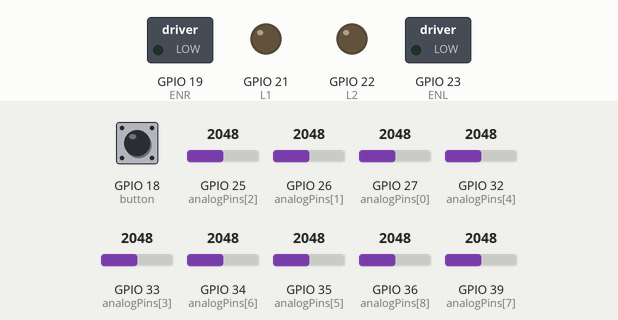
Bench run of a sketch on a simulated ESP32. Shown: switched loads named in the sketch (green lamp = pin HIGH), output pins drawn as LEDs (lit = HIGH). Inputs (shaded band) come from the test bench; at power-on: GPIO 18 (button) HIGH, GPIO 25 (analogPins[2]) = 2048, GPIO 34 (analogPins[6]) = 2048, GPIO 35 (analogPins[5]) = 2048, GPIO 26 (analogPins[1]) = 2048, GPIO 27 (analogPins[0]) = 2048, GPIO 32 (analogPins[4]) = 2048, GPIO 33 (analogPins[3]) = 2048, GPIO 36 (analogPins[8]) = 2048, GPIO 39 (analogPins[7]) = 2048. Pins used as bus, display or sensor lines are not drawn; what the sketch prints to the serial monitor is not drawn.

Above: at 1.2 s.
1.3 s: GPIO 18 (button) pulled LOW for 1 s
At 3.4 s:
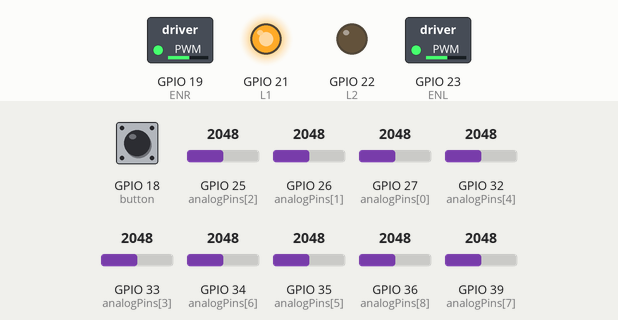
4.0 s: GPIO 25 (analogPins[2]) set to 1816
5.5 s: GPIO 25 (analogPins[2]) set to 1685
At 6.7 s:
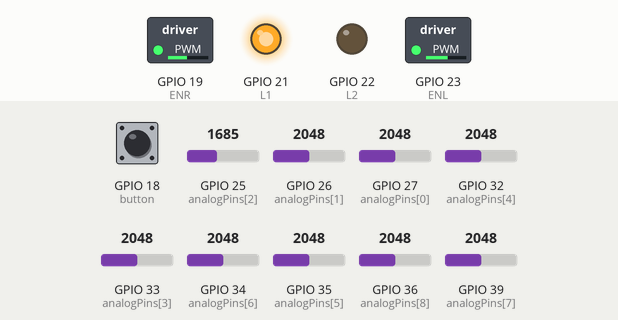
7.0 s: GPIO 34 (analogPins[6]) set to 1777
8.5 s: GPIO 34 (analogPins[6]) set to 1679
At 9.1 s:
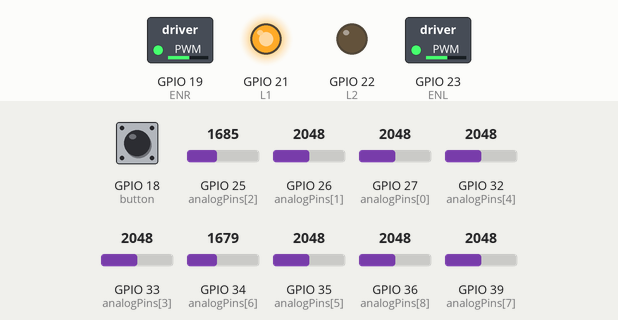
10.0 s: GPIO 35 (analogPins[5]) set to 1791
11.5 s: GPIO 35 (analogPins[5]) set to 1700
At 12.1 s:
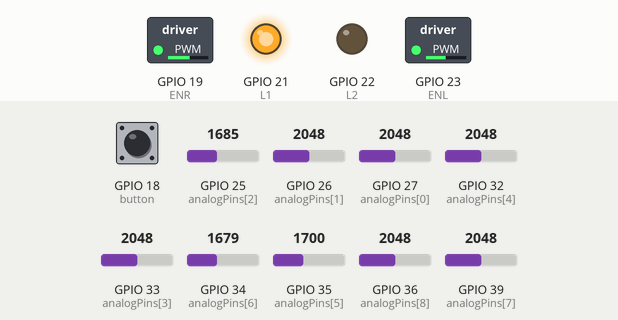
Timing chart, 0 to 14.0 s (numbered marks = the images above; inputs shaded):
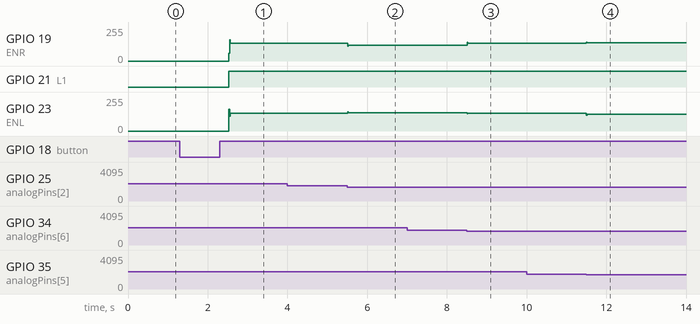

Measured:
- after the input at 1.3 s, GPIO 19 (ENR), GPIO 23 (ENL): 0/255 → 135/255 after 1.2 s; GPIO 21 (L1): LOW → HIGH after 1.2 s
- after the input at 4.0 s, every drawn part: stays the same
- after the input at 5.5 s, GPIO 19 (ENR): 135/255 → 119/255 at once; GPIO 23 (ENL): 135/255 → 136/255 at once
- after the input at 7.0 s, every drawn part: stays the same
- after the input at 8.5 s, GPIO 19 (ENR): 119/255 → 135/255 at once; GPIO 23 (ENL): 136/255 → 135/255 at once
- after the input at 10.0 s, every drawn part: stays the same
- after the input at 11.5 s, GPIO 19 (ENR): 135/255 → 136/255 at once; GPIO 23 (ENL): 135/255 → 124/255 at once

The sketch:

mikolajowaHistoria.ino
```cpp
//HARDWARE-PINY_____________________________________________________________
const int sensorsNumber = 9;
int analogPins[sensorsNumber] = {27, 26, 25, 33, 32, 35, 34, 39, 36}; //patrząc z góry od lewej do prawej
const int button = 18;

// Motor prawy
const int ENR = 19;
const int R2 =  17;
const int R1 = 16;

//Motor lewy
const int ENL = 23;
const int L1 = 21;
const int L2 = 22;

//BACK_EMF_____________________________________________________________
bool doIGiveAFuck = false; //<------------------------------------------Jak false to wszystkie dodatkowe zabezpieczenia idą się jebać
int safetySpeedChange = 50;
int backEMFDelay = 30;

bool isTurn = false;
//PWM__________________________________________________________________
const int pwmFreq = 1000;
const int pwmResolution = 8;
const int pwmChannelL = 0;
const int pwmChannelR = 1;

int k = 0;
//SOFTWARE-ZIMENNE__________________________________________________________
int loopDelay = 10;
int iteration = 0;
int mode=0; // tryb guzika
int sensorsInAirValue = 100;
float Kp = 48.2;
float Kd = 38.0;
float baseSpeedMax = 200.0;
float baseSpeedMin = -200.0;
float sensor_weights[sensorsNumber] = {-3.2, -3.2, -2.15, -1.15, 0.0, 1.15, 2.15, 3.2, 3.2};
int inRideDelay = 5;
int lastKnowDirection = 0; // wartosc -1 lewo, 1 prawo
int hardTurn = 0; // wartosc -1 lewo, 1 prawo
int hardTimeStart = 0;


//ZAKRESY BLEDOW
int readErrorBlack = 300; // podloga
int readErrorWhite = 300; // linia


bool blackCali = false; //czy skalibrowano sensory na linie
bool whiteCali = false; //czy skalibrowano sensory na powierzchnie
bool mieszkanie = false; //gdzie jestesmy mieszkanie true, konkurs- false

//SOFTWARE-TABLICE__________________________________________________________
int analogValues[sensorsNumber];
int blackLevels[sensorsNumber]; //stany na linii
int whiteLevels[sensorsNumber]; //stany na powierzchni
const int historyLength = 1;
int actualHistoryIndex = 2;
int caliValues[sensorsNumber][historyLength]; //skalibrowane


//FUNKCJE-SILNIKI__________________________________________________________

//lewy silnik
void leftMotor(float speed) {

  static float lastSpeed = 0;
  speed = constrain(speed, -255.0, 255.0) * 0.68;

  if(abs(speed - lastSpeed) > safetySpeedChange && doIGiveAFuck){
    digitalWrite(L1, HIGH);
    digitalWrite(L2, HIGH);
    delay(backEMFDelay);
  }

 if(speed > 0){
  digitalWrite(L1, HIGH);
  digitalWrite(L2, LOW);
  ledcWrite(pwmChannelL, int(speed));
 }
 else if(speed < 0){
  digitalWrite(L1, LOW);
  digitalWrite(L2, HIGH);
  ledcWrite(pwmChannelL, int(-speed));
 }
 else{
  digitalWrite(L1, LOW);
  digitalWrite(L2, LOW);
  ledcWrite(pwmChannelL, 0);
 }

  lastSpeed = speed;
 }

//prawy silnik
void rightMotor(float speed) {

  static float lastSpeed = 0;
  speed = constrain(speed, -255.0, 255.0) * 0.68;

  if(abs(speed - lastSpeed) > safetySpeedChange && doIGiveAFuck){
    digitalWrite(R1, HIGH);
    digitalWrite(R2, HIGH);
    delay(backEMFDelay);
  }
  if(speed > 0){
    digitalWrite(R1, HIGH);
    digitalWrite(R2, LOW);
    ledcWrite(pwmChannelR, int(speed));
  }
  else if(speed < 0){
    digitalWrite(R1, LOW);
    digitalWrite(R2, HIGH);
    ledcWrite(pwmChannelR, int(-speed));
  }
  else{
    digitalWrite(R1, LOW);
    digitalWrite(R2, LOW);
    ledcWrite(pwmChannelR, 0);
  }

  lastSpeed = speed;
}

int getHistoricalValue(){
    if(actualHistoryIndex > 0)
        return actualHistoryIndex-1;
    return historyLength-1;
}

//FUNKCJE-GLOWNE
void ride(){

  float line_error = 0.0;
  int count = 0;

  if(mieszkanie){
  for(int i = 0; i < sensorsNumber; i++){
    if(caliValues[i][getHistoricalValue()] == 1){
      line_error += sensor_weights[i];
      count++;
    }
  }
}
  else{
      for(int i = 0; i < sensorsNumber; i++){
    if(caliValues[i][getHistoricalValue()] == -1){
      line_error += sensor_weights[i];
      count++;
    }
  }
  }

  if(count > 0){
    line_error = line_error / count;
  }
  else{
    emergencyTurn();
    return;
  }
  if(isTurn){
    leftMotor(-lastKnowDirection * 150);
    rightMotor(lastKnowDirection * 150);

    delay(20);
    isTurn = false;
  }
  // Regulacja PD
  static float last_error = 0;
  float derivative = line_error - last_error;
  float correction = Kp * line_error + Kd * derivative;
  last_error = line_error;

  // Dynamiczna prędkość w zależności od zakrętu
  float base_speed = constrain(baseSpeedMax - abs(line_error) * 40.0, baseSpeedMin, baseSpeedMax);

  float left_speed = base_speed + correction;
  float right_speed = base_speed - correction;

  if(left_speed > right_speed)
  {
    lastKnowDirection = -1;
  }
  else{
    lastKnowDirection = 1;
  }
  if(mieszkanie){

  }
  else{
    if(count >= 3 && caliValues[0][getHistoricalValue()] == -1)
    {
      hardTurn = -1;
      hardTimeStart = millis();
    }
    else if(count >= 3 && caliValues[8][getHistoricalValue()] == -1)
    {
      hardTurn = 1;
      hardTimeStart = millis();
    }
  }

  if(millis() - hardTimeStart > 400){
    hardTurn = 0;
  }


  leftMotor(left_speed);
  rightMotor(right_speed);

  delay(inRideDelay);

}

void emergencyTurn(){
  k++;
  if(hardTurn != 0)
  {
    if(hardTurn == 1)
    {
      //sensor_weights[3] = 0;
      leftMotor(100);
      rightMotor(-125);
    }
    else{
      //sensor_weights[3] = 0;
      leftMotor(-125);
      rightMotor(100);
    }
  }
  else{
  if(lastKnowDirection == 1)
  {
    leftMotor(100);
    rightMotor(-125);
  }
  else if(lastKnowDirection == -1){
    leftMotor(-125);
    rightMotor(100);
  }
}
isTurn = true;
}


//FUNKCJE-DODATKOWE________________________________________________________

//Zrzut: tablica[A] => tablica[B]
void drop(int* A, int* B){
  for(int i = 0; i < sensorsNumber; i++) {
    B[i] = analogRead(A[i]);
  }
}

//Suma analogowych wartości czujników
int sumSensorsAnalog(){
  int x = 0;
  for(int i = 0; i < sensorsNumber; i++){
    x += analogValues[i];
  }
  return x;
}


//SETUP________________________________________________________________

void setup(){
  Serial.begin(9600);
  for (int i = 0; i < sensorsNumber; i++) {
    pinMode(analogPins[i], INPUT);
  }
  pinMode(button, INPUT_PULLUP);
  pinMode(L1, OUTPUT);
  pinMode(L2, OUTPUT);
  pinMode(ENL, OUTPUT);
  pinMode(R1, OUTPUT);
  pinMode(R2, OUTPUT);
  pinMode(ENR, OUTPUT);

  //PWM setup
  ledcSetup(pwmChannelL, pwmFreq, pwmResolution);
  ledcAttachPin(ENL, pwmChannelL);

  ledcSetup(pwmChannelR, pwmFreq, pwmResolution);
  ledcAttachPin(ENR, pwmChannelR);
}

//LOOP_________________________________________________________________

void loop(){
  drop(analogPins, analogValues);
  if (digitalRead(button) == LOW) {
    mode += 1;
    delay(400);
  }

    //zczytywanie wartości czujników po kalibracji: powierzchnia = 1, linia = -1, niepewny odczyt = 0
  if(whiteCali && blackCali){
    for (int i = 0; i < sensorsNumber; i++) {
      if(abs(blackLevels[i] - analogValues[i]) < readErrorBlack){
        caliValues[i][actualHistoryIndex] = -1;
      }
      else if(abs(whiteLevels[i] - analogValues[i]) < readErrorWhite || analogValues[i] > whiteLevels[i]){ //or dlatego, że kalibracja mogła być w cieniu czy coś tam...
        caliValues[i][actualHistoryIndex] = 1;
      }
      else{
        caliValues[i][actualHistoryIndex] = 0;
      }
    }
    actualHistoryIndex++;

    if (actualHistoryIndex >= historyLength)
    {
        actualHistoryIndex = 0;
    }


  }

  //mod 1: jednorazowe zczytanie aktualnych odczytów czujników i przypisanie ich jako wartości odpowiadających linii
  if(mode == 1 && !blackCali){
    drop(analogPins, blackLevels);
    blackCali = true;
  }

  //mod 2: jednorazowe zczytanie aktualnych odczytów czujników i przypisanie ich jako wartości odpowiadających powierzchni
  if(mode == 2 && !whiteCali){
    drop(analogPins, whiteLevels);
    whiteCali = true;
  }

  //mod 3: jazda
  if(mode == 3)
  {

    if(sumSensorsAnalog() < sensorsInAirValue){ //stop gdy podniesiemy robota lub gdy najedzie prostopadle na linie!!
      leftMotor(0);
      rightMotor(0);
    }
    else{
      ride();
    }
  }
    if(mode >= 4)
  {
    leftMotor(0);
    rightMotor(0);
  }


  //DEBUG
  if(iteration % 100 == 0){
  //basicInfo();
  finalInfo();
  // levelsInfo();
  //caliHardTurn();
  }
  iteration += 1;


  delay(loopDelay);
}


//DEBUG_________________________________________________________________

void basicInfo(){

  Serial.print(digitalRead(button));
  Serial.print(" / ");
  Serial.print(" / [");
  for (int i = 0; i < sensorsNumber; i++) {
    Serial.print(analogValues[i]);
    Serial.print(i < sensorsNumber - 1 ? ", " : "] / ");
  }
  Serial.print(mode);
  Serial.println();
}

void levelsInfo(){

  Serial.print("[");
  for (int i = 0; i < sensorsNumber; i++) {
    Serial.print(analogValues[i]);
    Serial.print(i < sensorsNumber - 1 ? ", " : "] / ");
  }
  Serial.print("[");
  for (int i = 0; i < sensorsNumber; i++) {
    Serial.print(blackLevels[i]);
    Serial.print(i < sensorsNumber - 1 ? ", " : "] / ");
  }
  Serial.print("[");
  for (int i = 0; i < sensorsNumber; i++) {
    Serial.print(whiteLevels[i]);
    Serial.print(i < sensorsNumber - 1 ? ", " : "] / ");
  }
  Serial.print("[");
  for (int i = 0; i < sensorsNumber; i++) {
    Serial.print(caliValues[i][getHistoricalValue()]);
    Serial.print(i < sensorsNumber - 1 ? ", " : "] \n");
  }
  Serial.println();
}

void caliHardTurn(){
    Serial.print("[");
  for (int i = 0; i < sensorsNumber; i++) {
    Serial.print(caliValues[i][getHistoricalValue()]);
    Serial.print(i < sensorsNumber - 1 ? ", " : "] \n");
  }
  Serial.print(hardTurn);
  Serial.print(" , L P: ");
  Serial.print(caliValues[0][getHistoricalValue()] == 1);
  Serial.print(" , ");
  Serial.print(caliValues[8][getHistoricalValue()] == 1);
  Serial.println();
}

void finalInfo(){
  for (int i = 0; i < sensorsNumber; i++) {
    Serial.print(analogValues[i] >= 1000 && analogValues[i] < 4000 ? " ✅ " : analogValues[i] >= 800 && analogValues[i] < 4000 ? " 🤔 " : " 💀 ");
  }
  Serial.print("  [");
  for (int i = 0; i < sensorsNumber; i++) {
    Serial.print(analogValues[i]);
    Serial.print(i < sensorsNumber - 1 ? ", " : "]");
  }
  Serial.println();
}
```
